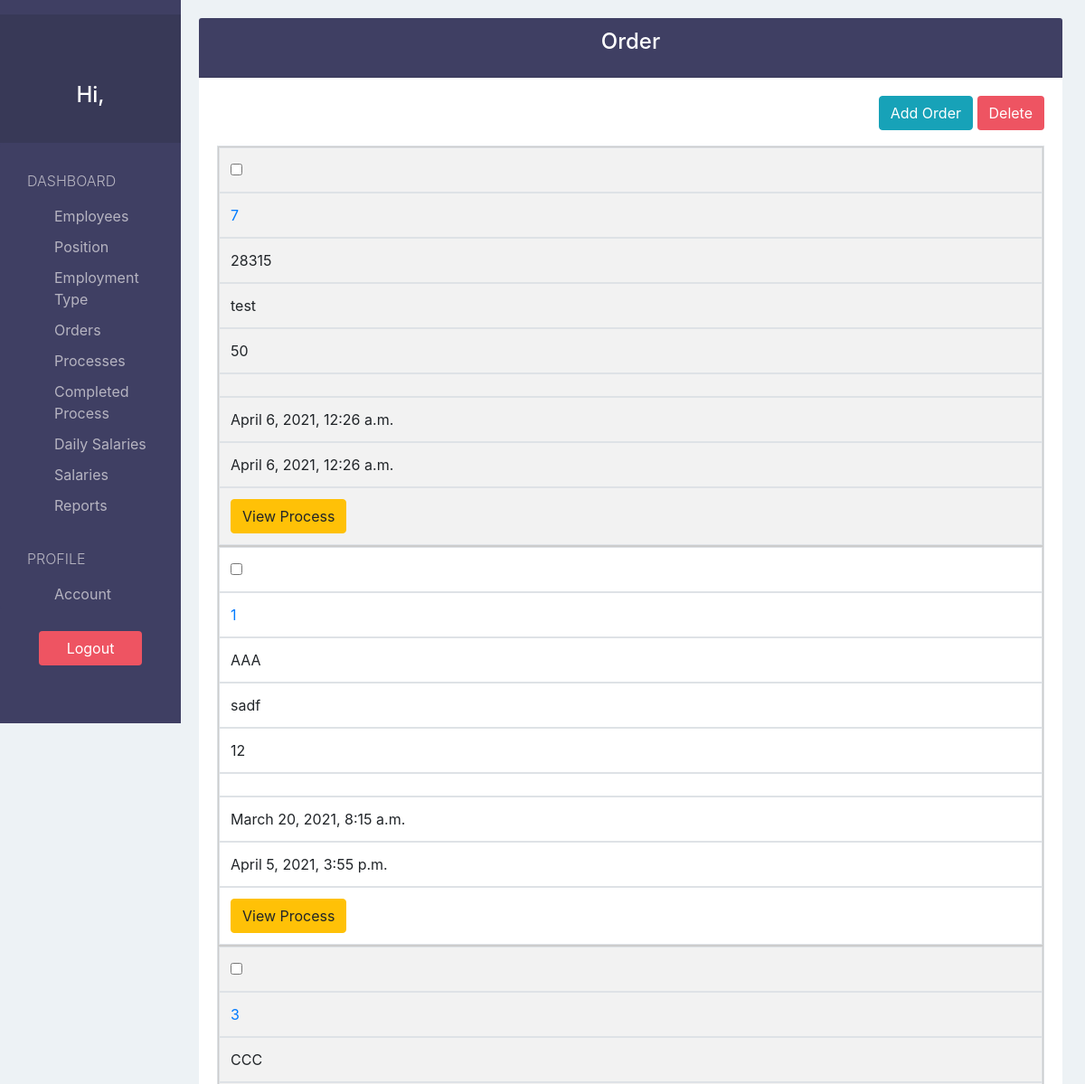
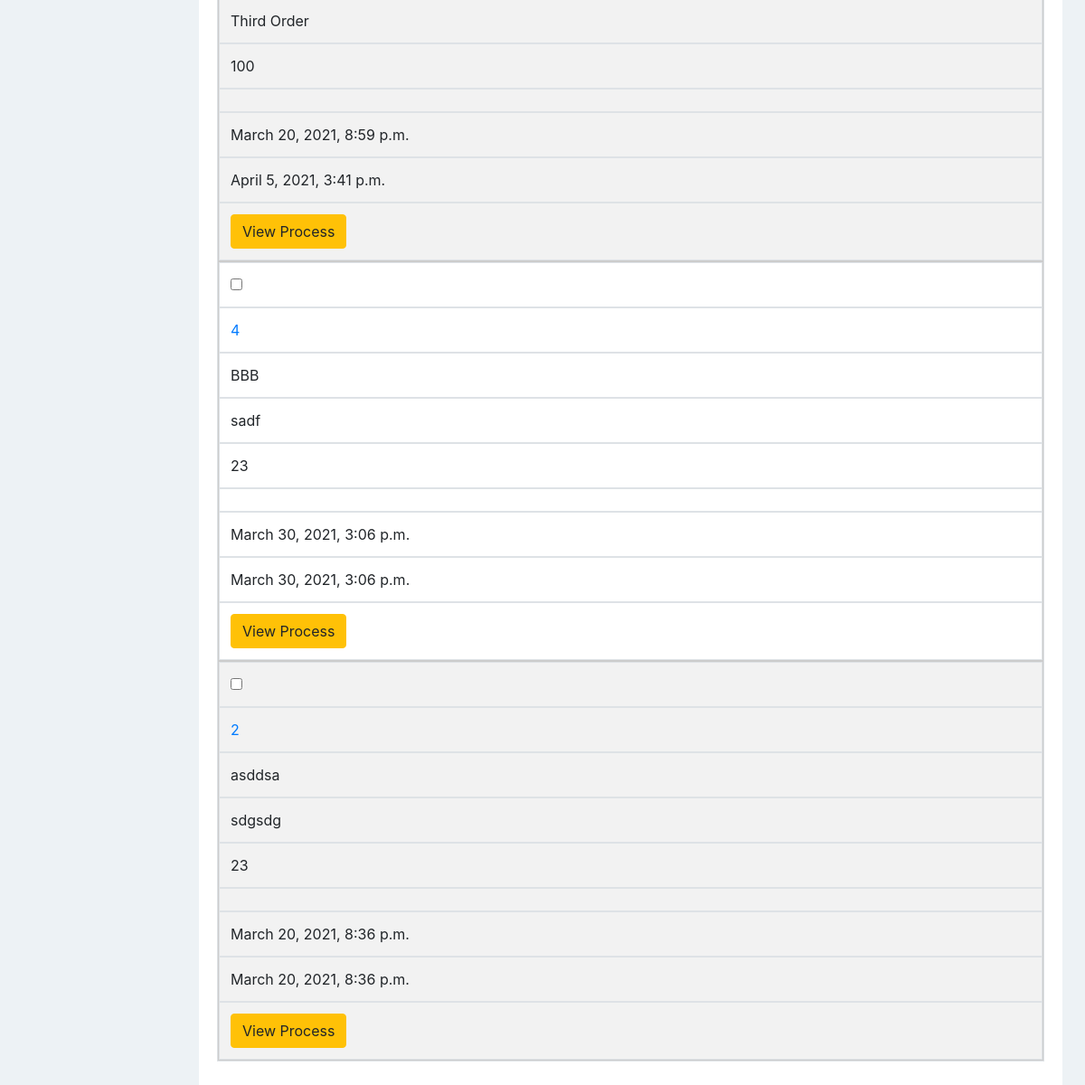
The page /order/ on the database its author committed (2 pictures, top to bottom).
### payrollApp/models.py (models this page shows, shortened)
class Order(models.Model):
  code         = models.CharField(max_length=50, unique=True)
  name         = models.CharField(max_length=200)
  quantity     = models.PositiveIntegerField()
  description  = models.TextField(blank=True, null=True)
  dateCreated  = models.DateTimeField(auto_now_add=True)
  lastModified = models.DateTimeField(auto_now=True)

### payrollApp/views.py (the view)
# urls.py: path('order/', views.order_view, name="order"),
def order_view(request):
  orders = Order.objects.all().order_by('-lastModified')
  flag   = True
  if not orders:
    flag=False
  context = {
    'orders':orders,
    'flags': flag
  }
  return render(request, "order/order.html", context)

### payrollApp/templates/order/order.html (shortened to what this page needs)
{% extends 'view_base.html' %}
{% block viewTitle %}Order{% endblock %}
{% block addBtn %}<a href="{% url 'create-order' %}" class="btn btn-info">Add Order</a>{% endblock %}
{% block columns %}
  {% if flags %}
    {% block form %}
      <form action="{% url 'delete-order'%}" method="POST">{% csrf_token %}
    {% endblock %}
  {% endif %}
{% endblock %}
{% block tbodyContent %}
  {% if not flags %}
    <h3>No Order</h3>
  {% else %}
    {% for order  in orders %}
      <tr>
        <td><input type="checkbox" name="selected" value="{{ order.id }}"></td>
        <td scope="row"><a href="{% url 'edit-order' order.id %}">{{ order.id }}</a></td>
        <td>{{ order.code }}</td>
        <td>{{ order.name }}</td>
        <td>{{ order.quantity }}</td>
        <td>{{ order.description|slice:"0:50" }}{% if order.description|length > 50 %}...{% endif %}</td>
        <td>{{ order.dateCreated }}</td>
        <td>{{ order.lastModified }}</td>
        <td><a href="{% url 'process-of-order' order.id%}" class="btn btn-warning">View Process</a></td>
      </tr>
    {% endfor %}
  {% endif %}
{% endblock %}

### payrollApp/static/css/style.css (style rules this page uses)
body { padding-top: 20px; background-color: #EDF2F5; overflow: auto; }

### payrollApp/static/css/tableStyle.css (style rules this page uses)
@media only screen and (max-width: 760px),
(min-device-width: 768px) and (max-device-width: 1024px) { table, thead, tbody, th, td, tr { display: block; } }
@media only screen and (max-width: 760px),
(min-device-width: 768px) and (max-device-width: 1024px) { tr { border: 1px solid #ccc; } }
@media only screen and (max-width: 760px),
(min-device-width: 768px) and (max-device-width: 1024px) { td { border: none; border-bottom: 1px solid #eee; position: relative; padding-left: 50%; } }
@media only screen and (max-width: 760px),
(min-device-width: 768px) and (max-device-width: 1024px) { td:before { position: absolute; top: 6px; left: 6px; width: 45%; padding-right: 10px; white-space: nowrap; } }

### rows shown on the page
Order: id "7", code "28315", name "test", quantity "50", dateCreated "April 6, 2021, 12:26 a.m.", lastModified "April 6, 2021, 12:26 a.m."
Order: id "1", code "AAA", name "sadf", quantity "12", dateCreated "March 20, 2021, 8:15 a.m.", lastModified "April 5, 2021, 3:55 p.m."
Order: id "3", code "CCC", name "Third Order", quantity "100", dateCreated "March 20, 2021, 8:59 p.m.", lastModified "April 5, 2021, 3:41 p.m."
Order: id "4", code "BBB", name "sadf", quantity "23", dateCreated "March 30, 2021, 3:06 p.m.", lastModified "March 30, 2021, 3:06 p.m."
Order: id "2", code "asddsa", name "sdgsdg", quantity "23", dateCreated "March 20, 2021, 8:36 p.m.", lastModified "March 20, 2021, 8:36 p.m."
